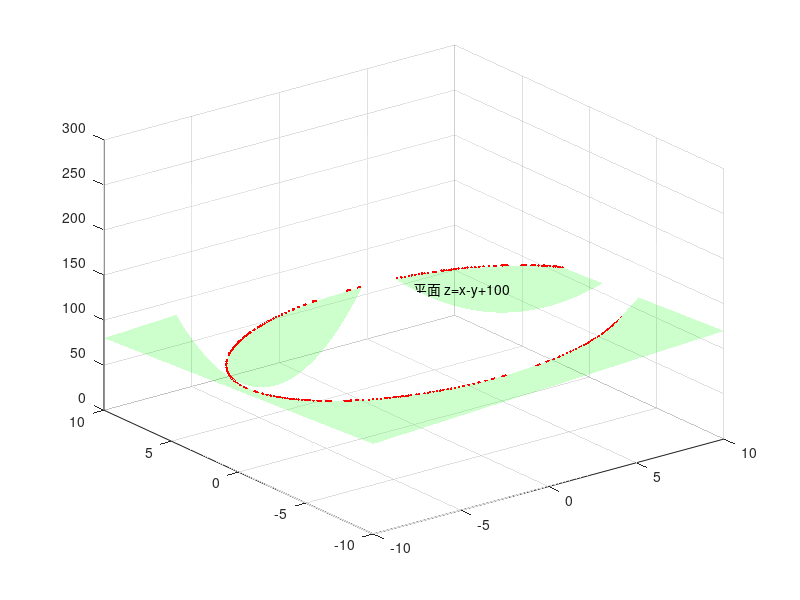

Write the MATLAB code that produced this figure.
clf

[x,y] = meshgrid(-10:.05:10);
a = 0;

z1 = x.^2 + 2.*y.^2;
mesh(x,y,z1,'EdgeAlpha',0.2,'FaceAlpha',0.2)
hold on
z2 = x-y+a;
h_surf=mesh(x,y,z2,'EdgeAlpha',0.2,'FaceAlpha',0.2,'FaceColor','g','EdgeColor','g');

note = text(0,0,150,'平面 z=x-y');

r0 = abs(z1-z2)<=0.1;
xx = x.*r0;
yy = y.*r0;
zz = z1.*r0;
h_curve=plot3(xx(r0==1),yy(r0==1),zz(r0==1),'.r');

for a=0:0.5:100
    z2 = x-y+a;
    set(h_surf,'zdata',z2)

    r0 = abs(z1-z2)<=0.2;
    xx = x.*r0;
    yy = y.*r0;
    zz = z1.*r0;
    set(h_curve,'XData',xx(r0==1),'YData',yy(r0==1),'ZData',zz(r0==1))
    set(note,'string',['平面 z=x-y+',num2str(a)])

    pause(0.001)
    
end
